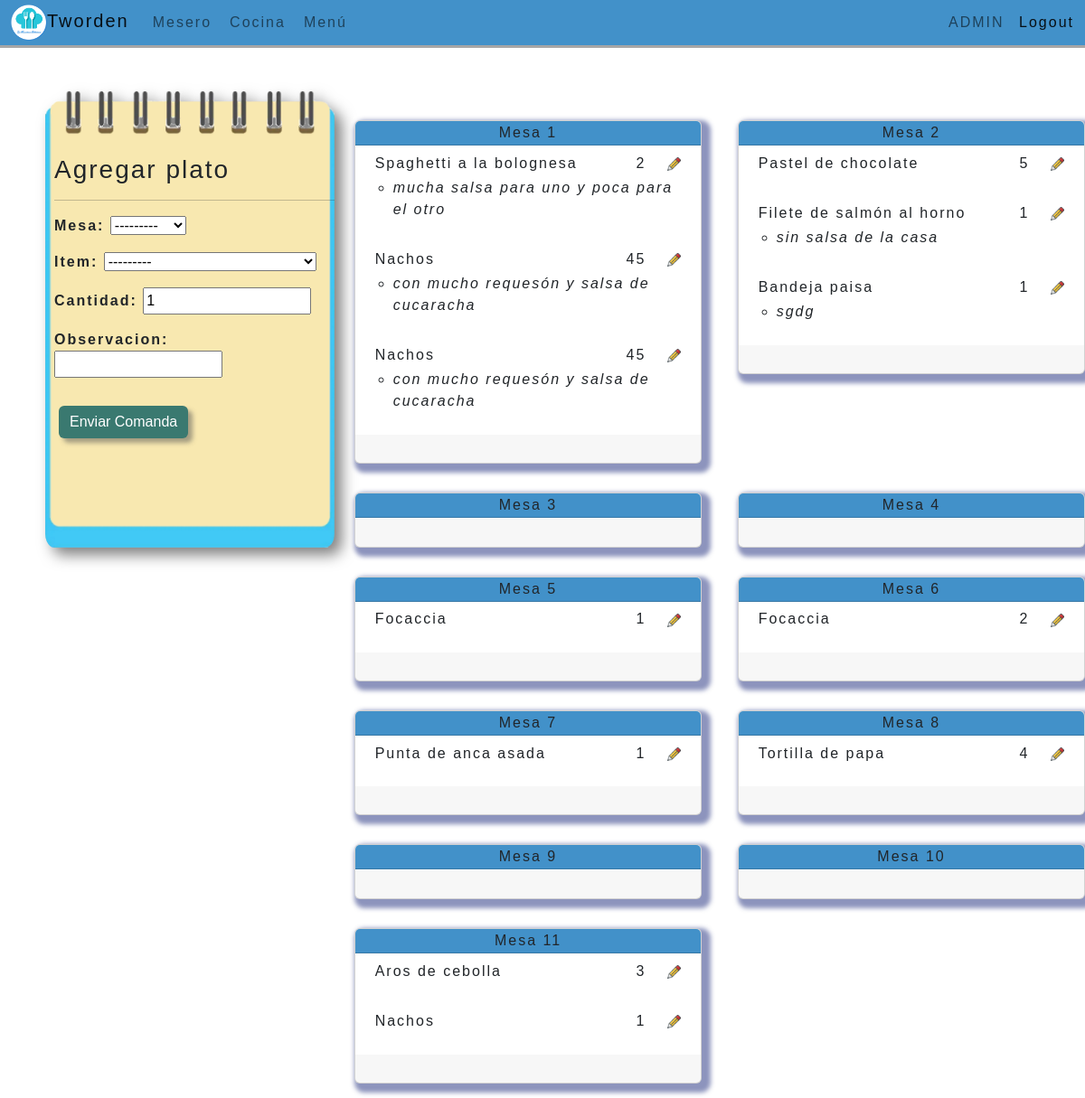
/mesas (signed in), run on an earlier commit of the app's database.
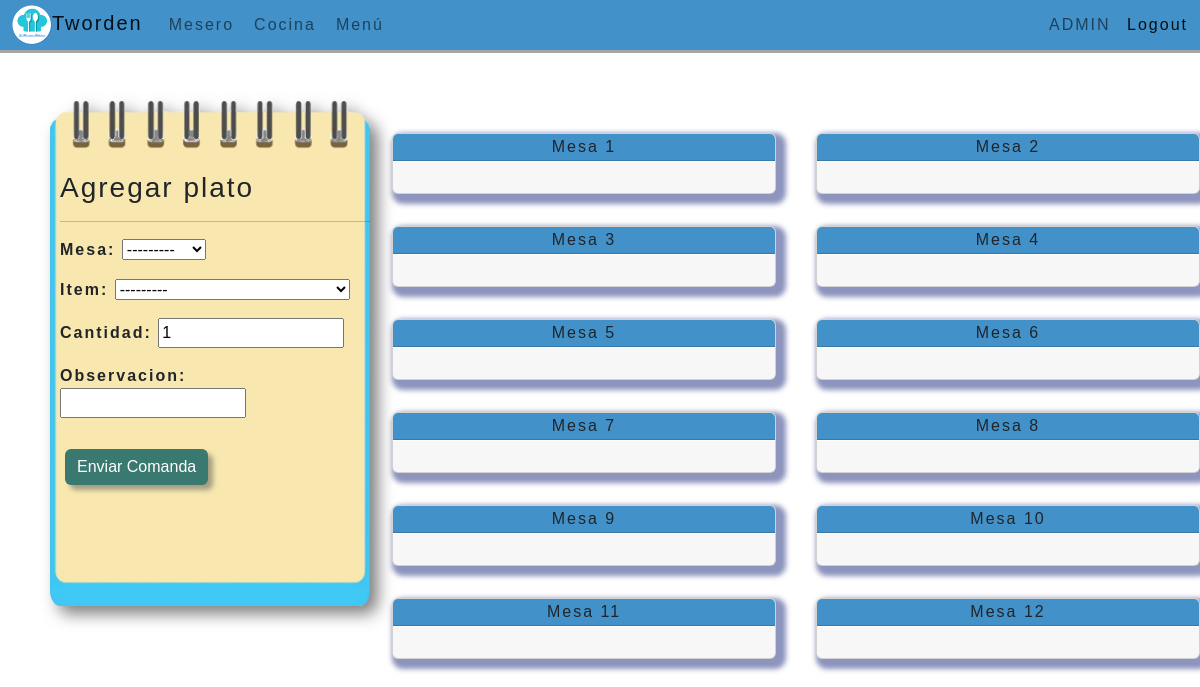
And on a later commit of the database.
### paginas/models.py (models this page shows, shortened)
class Ordenmesa(models.Model):
    id = models.AutoField(primary_key=True)
    mesa = models.ForeignKey(Mesas, on_delete=models.CASCADE)
    date= models.DateTimeField(auto_now_add=True)

class Ordenmesas(models.Model):
    id = models.AutoField(primary_key=True)
    mesa= models.ForeignKey(Mesas, on_delete=models.CASCADE)
    item= models.ForeignKey(Menu, on_delete=models.CASCADE)
    cantidad= models.IntegerField(default=1)
    observacion= models.CharField(max_length=255, blank=True, null=True)

class Menu(models.Model):
    id = models.AutoField(primary_key=True)
    nombre_plato= models.CharField(max_length=155, blank=False, null=False)
    precio= models.FloatField(null=False, blank=False)
    descripcion= models.TextField(max_length=255, blank=True, null=True)
    tipo_plato= models.CharField (
        max_length=50,
        choices=[('Entrada', 'Entrada'), ('Plato Principal', 'Plato Principal'), ('Postre', 'Postre'), ('Bebida', 'Bebida'), ('Otro', 'Otro')]
    )
    def __str__(self):
        mostrar= self.nombre_plato
        return mostrar

### paginas/views.py (the view)
# urls.py: path('mesas', views.mesero_mesas, name='mesero_mesas'),
@login_required(login_url='/accounts/login/')
def mesero_mesas(request):
    orden= Ordenmesas.objects.all()
    ordenmesa= Ordenmesa.objects.all()
    mesas=Mesas.objects.all()
    if request.method == 'GET':
            formulariom = Ordenmesasform()
    else:
            formulariom = Ordenmesasform(request.POST)
            if formulariom.is_valid():
                formulariom.save()
                return redirect('mesero_mesas')
    context= {
    'orden': orden ,
    'ordenmesa': ordenmesa,
    'mesas': mesas,
    'formulariom': formulariom,
    }
    return render(request, 'mesero-mesas.html', context)

### paginas/forms.py
class Ordenmesasform(forms.ModelForm):
    class Meta:
        model=Ordenmesas
        fields=('__all__')

### paginas/models.py (called while the page is built)
    def __str__(self):
        return self.nombre_mesa

### paginas/templates/mesero-mesas.html (shortened to what this page needs)
{% extends "base.html" %}
{% block contenido %}
{% load static %}
<div id="todo">
  <div class="container2 mt-5" style="display: inline-block;">
  <div class="row">
      <div class="cole " style="width:30rem">
        <div class="ventana-mesa3  border-none" style="max-width: 20rem; min-width: 20rem;">
          <h3>Agregar plato</h3>
          <hr>
            <form id="blocdepedidos" method="POST">
              {{formulariom.as_p}}
              <div>
                  <button class="btn btn-primary" type="submit" form="blocdepedidos">Enviar Comanda</button>
              </div>
            </form>
        </div>
      </div>
      <div class="col derecha" style="width:auto">
        <div class="row row-cols-1 mt-3 row-cols-md-2 g-3">
          {% for m in ordenmesa %}
            <div class="col">
              <div class="card border-none mb-3" style="max-width: 24rem; min-width: 24rem;">
                <div class="card-header" id="{{order.mesa}}">
                  Mesa {{m.id}} <br>
                </div>
                {% for x in orden %}
                {% if x.mesa == m.mesa %}
                  <div class="card_content">
                    <div class="renglon row">
                      <ul class="list-unstyled">
                        <li>
                          <div class="row renglon2">
                            <div class="col">{{x.item}}</div>
                            <div class="col-auto">{{x.cantidad}}</div>
                            <div class="col-auto"> <a href="{% url 'editar-plato' x.id %}"> <img src={% static 'img/icono_lapiz.png' %} width="15" height="15" ></a></div>
                          </div>
                          <ul>
                            {%if x.observacion%}
                            <li class="obsorden renglon2">
                              {{x.observacion}}
                            </li>
                            {%endif%}
                          </ul>
                        </li>
                      </ul>
                    </div>
                  </div>
                {%endif%}
                {%endfor%}
                <div class="card-footer border-white" style="min-height: 2rem;"></div>
              </div>
            </div>
          {% endfor %}
        </div>
      </div>
  </div>
</div>
{% endblock %}

### paginas/templates/Base.html (shortened to what this page needs)
{% load static %}
<!DOCTYPE html>
<html lang="es">
<head>
    <link href="//maxcdn.bootstrapcdn.com/font-awesome/4.1.0/css/font-awesome.min.css" rel="stylesheet">
    <link href="https://cdn.jsdelivr.net/npm/bootstrap@5.2.1/dist/css/bootstrap.min.css" rel="stylesheet">
    <link rel="stylesheet" href={% static '/CSS/base.css' %}>
    <link rel="stylesheet" href={% static '/CSS/mesas.css' %}>
    <link rel="stylesheet" href={% static '/CSS/orden.css' %}>
    <link rel="stylesheet" href={% static '/CSS/cocina.css' %}>
    <link rel="stylesheet" href={% static '/CSS/menu.css' %}>
</head>
<body>
    <header>
    <nav class="navbar fixed-top navbar-expand" style="background-color: #4291c9;">
      <div class="container-fluid">
          <a class="navbar-brand" href="{% url 'ppal' %}"><img src={% static 'img/logo.png' %} alt="Logo" width="40" height="40" class="d-inline-block align-text-center">Tworden</a>
          <div class="collapse navbar-collapse" id="navbarText">
            <ul class="navbar-nav me-auto mb-2 mb-lg-0">
              {% if request.user.usuario.Cargo == 'Mesero' or request.user.usuario.Cargo == 'Administrador' %}
              <li class="nav-item">
                <a class="nav-link" href="{% url 'mesero_mesas'%}">Mesero</a>
              </li>
              {% endif %}
              {% if request.user.usuario.Cargo == 'Cocinero' or request.user.usuario.Cargo == 'Administrador' %}
              <li class="nav-item">
                  <a class="nav-link" href="{% url 'cocinero_todas' %}">Cocina</a>
                </li>
                {% endif %}
                {% if request.user.usuario.Cargo == 'Administrador' %}
                <li class="nav-item">
                    <a class="nav-link" href="{% url 'menu' %}">Menú</a>
                  </li>
                {% endif %}
            </ul>
            <span class="navbar-text">
              {% if user.is_authenticated %}
              <a style="margin-right: 10px;"> {{user.username}}</a>
              <a style="text-decoration: none;" href="{% url 'logout' %}"> Logout</a>
              {% else %}
              <a href="{% url 'login' %}">iniciar sesión</a>
              {% endif %}
            </span>
          </div>
        </div>
    </nav>
    </header>
    {% block contenido %} {% endblock %}
</body>
</html>

### paginas/static/CSS/base.css (style rules this page uses)
* { margin: 0; }
html { width: 100%; height: 100% ; }
header { position: fixed; top: 0; }
body { left: 0; top: 0; width: 100%; height: 100%; background-image: url(/static/img/fondo1.jpg); background-repeat: no-repeat; background-attachment: fixed; background-size: cover; font-family:'Gill Sans', 'Gill Sans MT', Calibri, 'Trebuchet MS', sans-serif; padding: 0px; letter-spacing: 2px; font-size: 1em; }
.navbar { box-shadow: 0 3px rgba(0,0,0,0.35); max-height: 50px; }
#todo { width: 100%; position: fixed; top: 53px; bottom: 0; overflow: auto; overflow-x: hidden }
.btn-primary { background: rgb(58, 121, 112); margin: 15px 5px; box-shadow: 5px 5px 5px 0 rgba(83, 83, 83, 0.5); border: none; color: rgb(255, 255, 255) }

### paginas/static/CSS/mesas.css (style rules this page uses)
.card { box-shadow: 5px 5px 5px 5px rgba(27, 41, 124, 0.5); }
.card-footer { width: 100%; padding: 5px 3px; }
.derecha { width: 70%; }
.cole { margin-left: 1rem; width:22rem !important; }

### paginas/static/CSS/orden.css (style rules this page uses)
.ventana-mesa3 { padding-top: 70px; padding-left: 10px; font-weight: 700; margin-left: 10px; min-height: 510px; min-width: 200px; max-height: 510px; max-width: 200px; background-image: url(/static/img/blocpedidos.png); background-repeat: no-repeat; background-size: contain; filter: drop-shadow(0.5rem 0.5rem 0.5rem rgba(0, 0, 0, 0.5)); border-radius: 20px; }

### paginas/static/CSS/cocina.css (style rules this page uses)
.container2 { position: relative; margin:auto; left: 2%; max-width: 1200px; }
.card { box-shadow: 5px 5px 5px 5px rgba(27, 41, 124, 0.5); }
.card-header { background-color: #4291c9; padding: 1px 3px; text-align: center; }
.card-footer { width: 100%; padding: 5px 3px; }
li { margin: 0 2px; }

What changed in the data, as far as the page shows it:
removed Ordenmesas: item "Spaghetti a la bolognesa", cantidad "2", observacion "mucha salsa para uno y poca para el otro", shown under Ordenmesa id 1
removed Ordenmesas: item "Nachos", cantidad "45", observacion "con mucho requesón y salsa de cucaracha", shown under Ordenmesa id 1
removed Ordenmesas: item "Nachos", cantidad "45", observacion "con mucho requesón y salsa de cucaracha", shown under Ordenmesa id 1
removed Ordenmesas: item "Pastel de chocolate", cantidad "5", shown under Ordenmesa id 2
removed Ordenmesas: item "Filete de salmón al horno", cantidad "1", observacion "sin salsa de la casa", shown under Ordenmesa id 2
removed Ordenmesas: item "Bandeja paisa", cantidad "1", observacion "sgdg", shown under Ordenmesa id 2
removed Ordenmesas: item "Focaccia", cantidad "1", shown under Ordenmesa id 5
removed Ordenmesas: item "Focaccia", cantidad "2", shown under Ordenmesa id 6
removed Ordenmesas: item "Punta de anca asada", cantidad "1", shown under Ordenmesa id 7
removed Ordenmesas: item "Tortilla de papa", cantidad "4", shown under Ordenmesa id 8
removed Ordenmesas: item "Aros de cebolla", cantidad "3", shown under Ordenmesa id 11
removed Ordenmesas: item "Nachos", cantidad "1", shown under Ordenmesa id 11
added Ordenmesa: id "12"
